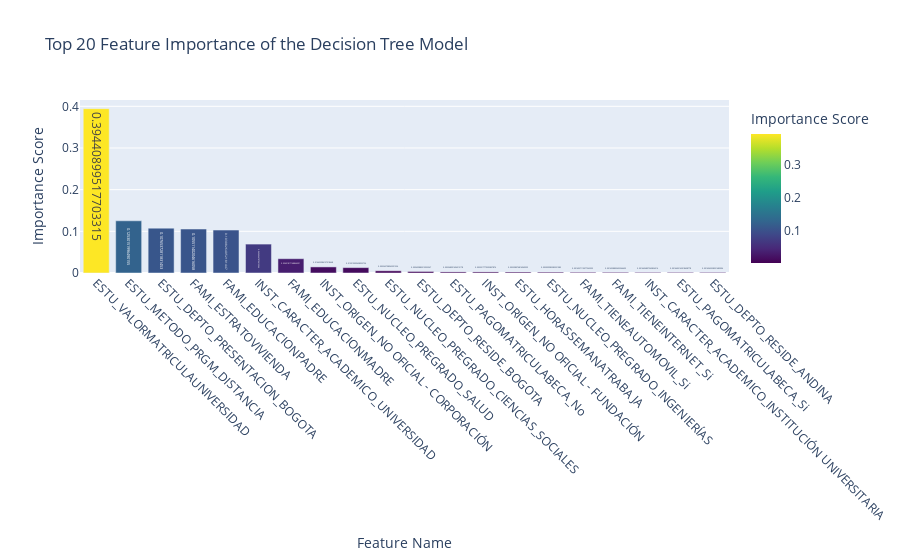

Here is the notebook cell this chart was saved with:
### Code cell
# Feature Importance Plot
importances = model.named_steps['classifier'].feature_importances_
feature_names = model.named_steps['preprocessor'].get_feature_names_out()
importance_df = pd.DataFrame({
    'Feature': feature_names,
    'Importance': importances
}).sort_values(by='Importance', ascending=False).head(20)

fig = px.bar(importance_df,
             x='Feature',
             y='Importance',
             title='Top 20 Feature Importance of the Decision Tree Model',
             labels={'Feature': 'Feature Name', 'Importance': 'Importance Score'},
             color='Importance',
             color_continuous_scale='Viridis',
             text='Importance')
fig.update_layout(xaxis_tickangle=45)
fig.show()

### Figure 1 — Plotly figure (JSON) as saved in the notebook; plotly's stock layout.template omitted (floating-point values rounded to 4 significant figures)
{"data": [{"hovertemplate": "Feature Name=%{x}<br>Importance Score=%{marker.color}<extra></extra>", "legendgroup": "", "marker": {"color": [0.3944, 0.1253, 0.1077, 0.1055, 0.1031, 0.06941, 0.03432, 0.01462, 0.01292, 0.005263, 0.00364, 0.002569, 0.002552, 0.002298, 0.00204, 0.001693, 0.001636, 0.001464, 0.00146, 0.001434], "coloraxis": "coloraxis", "pattern": {"shape": ""}}, "name": "", "orientation": "v", "showlegend": false, "text": [0.3944, 0.1253, 0.1077, 0.1055, 0.1031, 0.06941, 0.03432, 0.01462, 0.01292, 0.005263, 0.00364, 0.002569, 0.002552, 0.002298, 0.00204, 0.001693, 0.001636, 0.001464, 0.00146, 0.001434], "textposition": "auto", "type": "bar", "x": ["ESTU_VALORMATRICULAUNIVERSIDAD", "ESTU_METODO_PRGM_DISTANCIA", "ESTU_DEPTO_PRESENTACION_BOGOTA", "FAMI_ESTRATOVIVIENDA", "FAMI_EDUCACIONPADRE", "INST_CARACTER_ACADEMICO_UNIVERSIDAD", "FAMI_EDUCACIONMADRE", "INST_ORIGEN_NO OFICIAL - CORPORACIÓN", "ESTU_NUCLEO_PREGRADO_SALUD", "ESTU_NUCLEO_PREGRADO_CIENCIAS_SOCIALES", "ESTU_DEPTO_RESIDE_BOGOTA", "ESTU_PAGOMATRICULABECA_No", "INST_ORIGEN_NO OFICIAL - FUNDACIÓN", "ESTU_HORASSEMANATRABAJA", "ESTU_NUCLEO_PREGRADO_INGENIERÍAS", "FAMI_TIENEAUTOMOVIL_Si", "FAMI_TIENEINTERNET_Si", "INST_CARACTER_ACADEMICO_INSTITUCIÓN UNIVERSITARIA", "ESTU_PAGOMATRICULABECA_Si", "ESTU_DEPTO_RESIDE_ANDINA"], "xaxis": "x", "y": [0.3944, 0.1253, 0.1077, 0.1055, 0.1031, 0.06941, 0.03432, 0.01462, 0.01292, 0.005263, 0.00364, 0.002569, 0.002552, 0.002298, 0.00204, 0.001693, 0.001636, 0.001464, 0.00146, 0.001434], "yaxis": "y"}], "layout": {"barmode": "relative", "coloraxis": {"colorbar": {"title": {"text": "Importance Score"}}, "colorscale": [[0, "#440154"], [0.1111, "#482878"], [0.2222, "#3e4989"], [0.3333, "#31688e"], [0.4444, "#26828e"], [0.5556, "#1f9e89"], [0.6667, "#35b779"], [0.7778, "#6ece58"], [0.8889, "#b5de2b"], [1, "#fde725"]]}, "legend": {"tracegroupgap": 0}, "title": {"text": "Top 20 Feature Importance of the Decision Tree Model"}, "xaxis": {"anchor": "y", "domain": [0, 1], "tickangle": 45, "title": {"text": "Feature Name"}}, "yaxis": {"anchor": "x", "domain": [0, 1], "title": {"text": "Importance Score"}}}}
